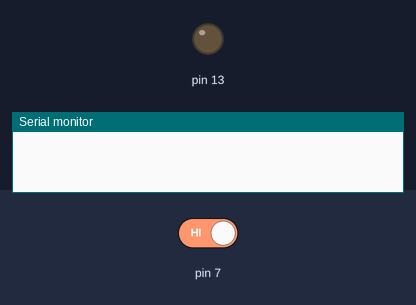
Bench run of a sketch on a simulated Arduino Uno, built with avr-gcc and run on an emulated ATmega328P. Parts: output pins drawn as LEDs (lit = HIGH), the last lines printed to the serial monitor. The inputs (shaded band) are chosen by the test bench; at power-on: pin 7 HIGH.

Above: at 1.2 s.
1.3 s: pin 7 driven LOW
At 2.0 s:
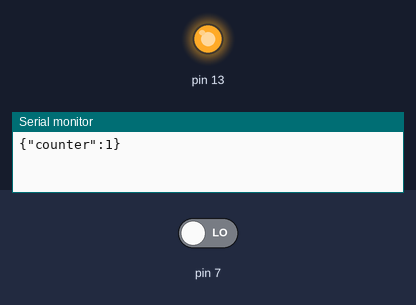
2.8 s: pin 7 driven HIGH
At 3.1 s:
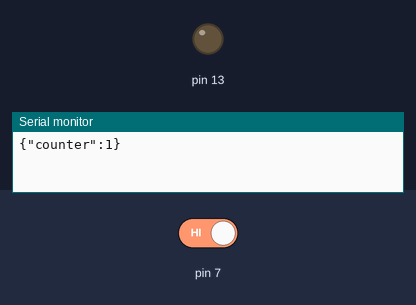
Timing chart, 0 to 5.8 s (numbered marks = the images above; inputs shaded):
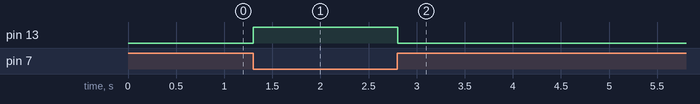

Measured:
- after the input at 1.3 s, pin 13: LOW → HIGH at once
- after the input at 2.8 s, pin 13: HIGH → LOW at once

The sketch:

IR_obstacle_counter.ino
```cpp
#include <ArduinoJson.h>

int count =0;
int state =0;

void setup() {
  pinMode(7,INPUT);
  Serial.begin(9600);
  pinMode(13,OUTPUT);
}
void loop() {

if(digitalRead(7)==0 & state==0)
{

  digitalWrite(13,HIGH);
  count++;
  //Serial.println(count);
  state=1;

  DynamicJsonDocument doc(1024);
  //JsonObject root = doc.as<JsonObject>();
  doc["counter"] = count;

  serializeJson(doc,Serial);
  Serial.println();
  }

 else if(digitalRead(7)!=0){
    digitalWrite(13,LOW);
    state = 0;
    }
//Serial.println();
delay(100);
}
```
